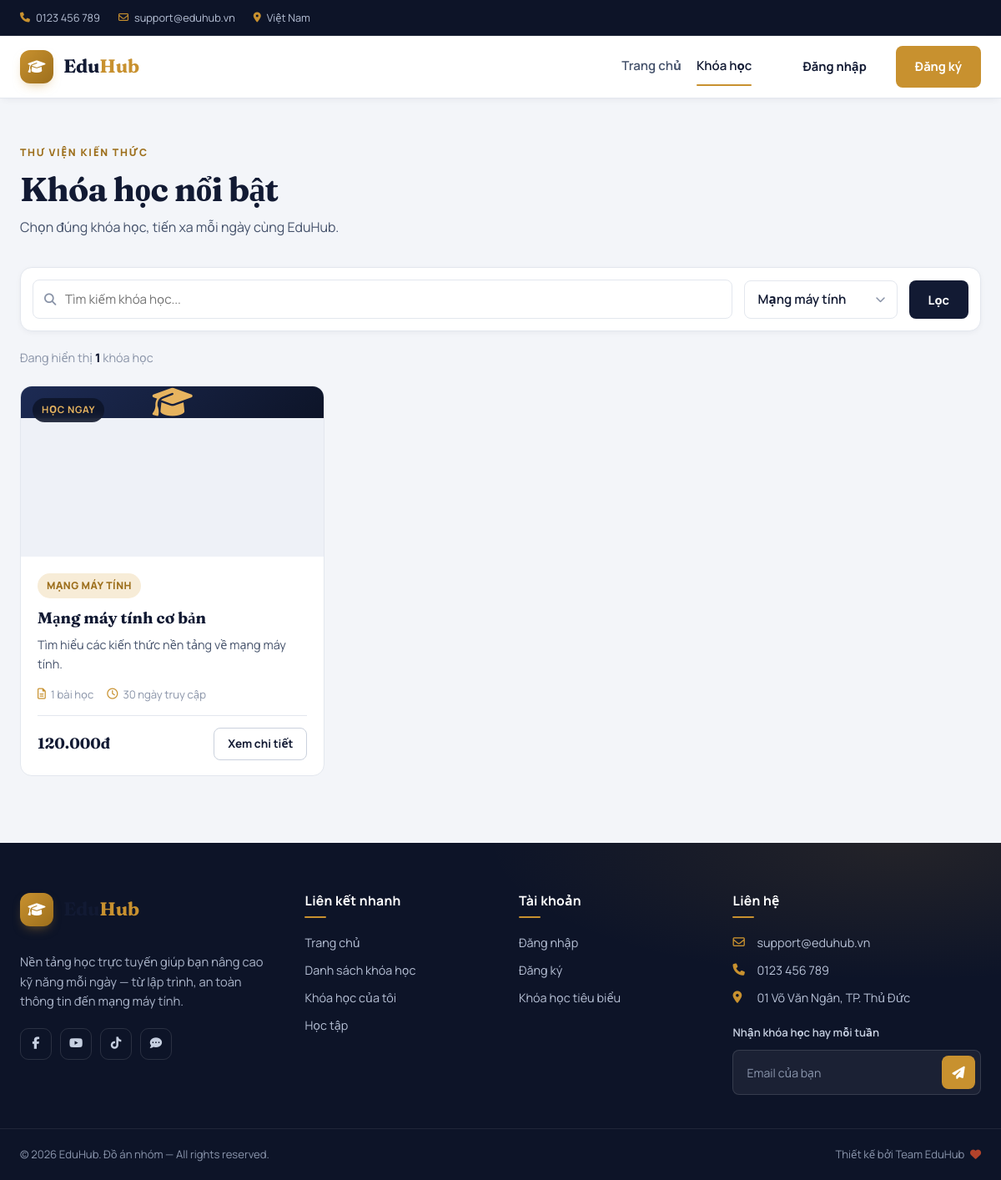
The page /courses.php?category=3 on the database its author committed.
### tables this page shows
CREATE TABLE courses (
    id INT UNSIGNED AUTO_INCREMENT PRIMARY KEY,

    category_id INT UNSIGNED DEFAULT NULL,

    title VARCHAR(255) NOT NULL,

    slug VARCHAR(255) NOT NULL UNIQUE,

    description TEXT,

    thumbnail VARCHAR(255) DEFAULT NULL,

    price DECIMAL(12,2)
        NOT NULL DEFAULT 0,

    duration_days INT
        NOT NULL DEFAULT 30,

    status ENUM(
        'draft',
        'published'
    )
    NOT NULL DEFAULT 'published',

    created_at TIMESTAMP
        DEFAULT CURRENT_TIMESTAMP,

    updated_at TIMESTAMP
        DEFAULT CURRENT_TIMESTAMP
        ON UPDATE CURRENT_TIMESTAMP,

    CONSTRAINT fk_courses_category
        FOREIGN KEY (category_id)
        REFERENCES categories(id)
        ON DELETE SET NULL
);

CREATE TABLE categories (
    id INT UNSIGNED AUTO_INCREMENT PRIMARY KEY,

    name VARCHAR(100) NOT NULL UNIQUE,

    slug VARCHAR(120) NOT NULL UNIQUE,

    description TEXT,

    created_at TIMESTAMP
        DEFAULT CURRENT_TIMESTAMP
);

### includes/db.php (called while the page is built, shortened)
<?php
if (!function_exists('url')) {
    function url(string $path = ''): string
    {
        return BASE_URL . '/' . $path;
    }
}
if (!function_exists('e')) {
    function e(?string $value): string
    {
        return htmlspecialchars((string)$value, ENT_QUOTES, 'UTF-8');
    }
}
if (!function_exists('money')) {
    function money($amount): string
    {
        return number_format((float)$amount, 0, ',', '.') . 'đ';
    }
}
if (!function_exists('priceLabel')) {
    function priceLabel($amount): string
    {
        return (float)$amount <= 0 ? 'Miễn phí' : money($amount);
    }
}

### courses.php (the view, shortened to what this page needs)
<?php
require_once __DIR__ . '/includes/head.php';
require_once __DIR__ . '/includes/header.php';
$q    = trim($_GET['q'] ?? '');
$cat  = (int)($_GET['category'] ?? 0);
$page = max(1, (int)($_GET['page'] ?? 1));
$cats = $pdo->query("SELECT id, name FROM categories ORDER BY name")->fetchAll();
$where  = ["c.status = 'published'"];
$params = [];
if ($cat > 0) {
    $where[]  = "c.category_id = ?";
    $params[] = $cat;
}
$whereSql = implode(' AND ', $where);
$countStmt = $pdo->prepare("SELECT COUNT(*) FROM courses c WHERE $whereSql");
$countStmt->execute($params);
$total = (int)$countStmt->fetchColumn();
$perPage = 6;
$offset = ($page - 1) * $perPage;
$stmt = $pdo->prepare(
    "SELECT c.*, cat.name AS category_name,
            (SELECT COUNT(*) FROM lessons l WHERE l.course_id = c.id) AS lesson_count
     FROM courses c
     LEFT JOIN categories cat ON cat.id = c.category_id
     WHERE $whereSql
     ORDER BY c.created_at DESC, c.id DESC
     LIMIT $perPage OFFSET $offset"
);
$stmt->execute($params);
$courses = $stmt->fetchAll();
?>
<div class="courses-page">
    <div class="container">
        <div class="page-head">
            <span class="eyebrow">Thư viện kiến thức</span>
            <h1 class="page-title">Khóa học nổi bật</h1>
            <p class="page-sub">Chọn đúng khóa học, tiến xa mỗi ngày cùng EduHub.</p>
        </div>
        <form class="filter-bar" method="get">
            <div class="search-field">
                <i class="fa-solid fa-magnifying-glass"></i>
                <input type="text" name="q" value="<?= e($q) ?>" placeholder="Tìm kiếm khóa học...">
            </div>
            <div class="select-field">
                <select name="category">
                    <?php foreach ($cats as $c): ?>
                        <option value="<?= (int)$c['id'] ?>" <?= $cat === (int)$c['id'] ? 'selected' : '' ?>>
                            <?= e($c['name']) ?>
                        </option>
                    <?php endforeach; ?>
                </select>
            </div>
            <button type="submit" class="btn btn-primary">Lọc</button>
        </form>
        <p class="result-count">Đang hiển thị <strong><?= $total ?></strong> khóa học</p>
        <?php if ($courses): ?>
            <div class="course-grid">
                <?php foreach ($courses as $c):
                    $hasThumb  = trim((string)($c['thumbnail'] ?? ''));
                    $thumbUrl  = $hasThumb !== '' ? url($c['thumbnail']) : '';
                    $detailUrl = url('course-detail.php?id=' . (int)$c['id']);
                    $free      = (float)$c['price'] <= 0;
                ?>
                    <article class="course-card">
                        <a href="<?= $detailUrl ?>" class="course-media">
                            <?php if ($thumbUrl !== ''): ?>
                                <img src="<?= e($thumbUrl) ?>" alt="<?= e($c['title']) ?>" loading="lazy">
                            <?php else: ?>
                                <div class="course-media--ph"><i class="fa-solid fa-graduation-cap"></i></div>
                            <?php endif; ?>
                            <span class="course-badge"><?= $free ? 'Miễn phí' : 'Học ngay' ?></span>
                        </a>
                        <div class="course-body">
                            <span class="course-category"><?= e($c['category_name'] ?? 'Đa kỹ năng') ?></span>
                            <h3 class="course-title"><a href="<?= $detailUrl ?>"><?= e($c['title']) ?></a></h3>
                            <p class="course-desc"><?= e(mb_strimwidth((string)($c['description'] ?? ''), 0, 110, '…')) ?></p>
                            <div class="course-meta">
                                <span><i class="fa-regular fa-file-lines"></i> <?= (int)$c['lesson_count'] ?> bài học</span>
                                <span><i class="fa-regular fa-clock"></i> <?= (int)$c['duration_days'] ?> ngày truy cập</span>
                            </div>
                            <div class="course-footer">
                                <span class="course-price <?= $free ? 'free' : '' ?>"><?= priceLabel($c['price']) ?></span>
                                <a href="<?= $detailUrl ?>" class="btn btn-outline btn-sm">Xem chi tiết</a>
                            </div>
                        </div>
                    </article>
                <?php endforeach; ?>
            </div>
        <?php endif; ?>
    </div>
</div>
<?php require_once __DIR__ . '/includes/footer.php'; ?>

### rows shown on the page
courses: shows "HỌC NGAY", category.name "MẠNG MÁY TÍNH", title "Mạng máy tính cơ bản", description "Tìm hiểu các kiến thức nền tảng về mạng máy tính.", lesson_count "1", duration_days "30", price "120.000đ"

### other values the page prints
$total "1"
form field category "Mạng máy tính"
